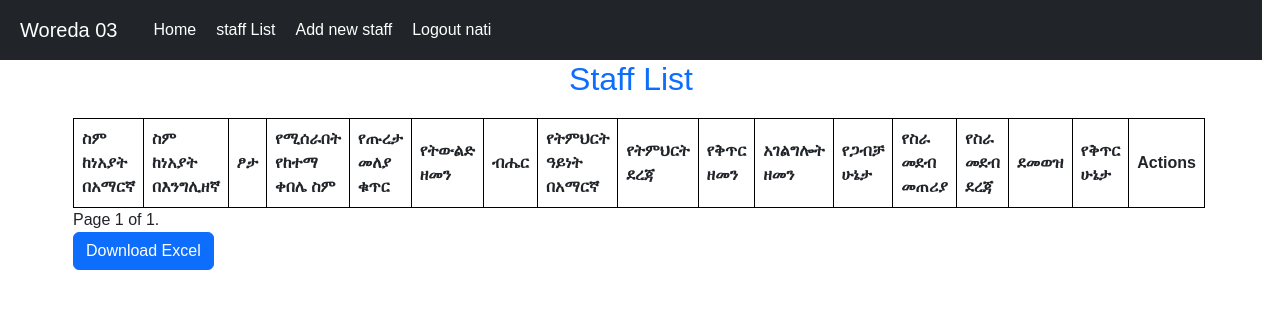
Before: /staff/list (signed in) with the older database file.
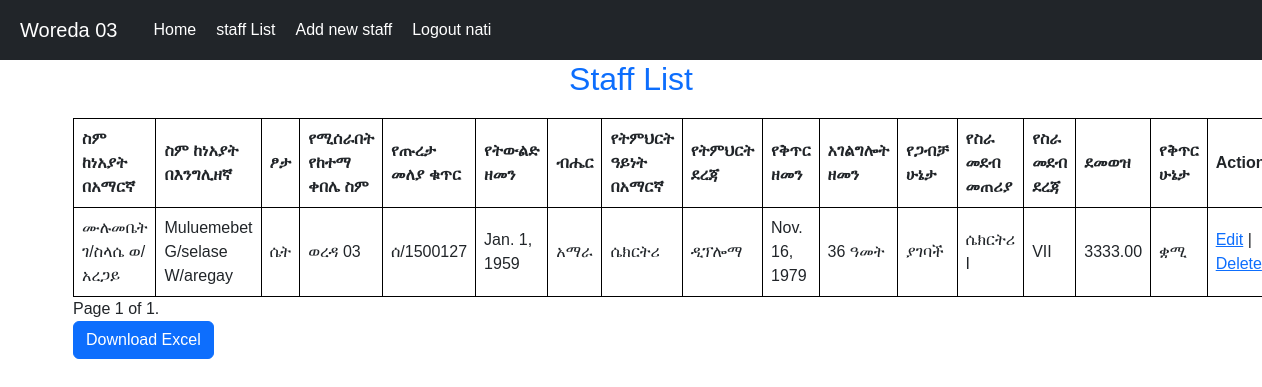
After: the same page with the newer database file.
### account/models.py (models this page shows, shortened)
class CustomUser(AbstractUser):
    class Role(models.TextChoices):
        ADMIN = 'ADMIN', _('Admin')
        MANAGER = 'MANAGER', _('Manager')
        VIEWER = 'VIEWER', _('Viewer')
    role = models.CharField(
        max_length=8,
        choices=Role.choices,
        default=Role.VIEWER,
    )

### HR/models.py (models this page shows, shortened)
class Staff(models.Model):
	class Hire_Type(models.TextChoices):
		Permanent = 'ቋሚ', ('ቋሚ')
		Contractual = 'ጊዜያዊ', ('ጊዜያዊ')
	class Gender(models.TextChoices):
		FEMALE = 'ሴት', ('ሴት')
		MALE = 'ወ', ('ወ')
	class Ethnicity(models.TextChoices):
		AMHARA = 'አማራ', ('አማራ')
		OROMO = 'ኦሮሞ', ('ኦሮሞ')
		GURAGE = 'ጉራጌ', ('ጉራጌ')
		SOMALI = 'ሱማሌ', ('ሱማሌ')
		HADIYA = 'ሀዲያ', ('ሀዲያ')
		DEBUB = 'ደቡብ', ('ደቡብ')
	class Marital_Status(models.TextChoices):
		Married_Women = 'ያገባች', ('ያገባች')
		Married_Men = 'ያገባ', ('ያገባ')
		Unmarried_Women = 'ያላገባች', ('ያላገባች')
		Unmarried_Men = 'ያላገባ', ('ያላገባ')
		Divorced = 'የፈታ/ች', ('የፈታ/ች')
	full_name_amh = models.CharField(max_length=40)
	full_name_eng = models.CharField(max_length=30)
	gender = models.CharField(max_length=4, choices=Gender.choices)
	place_of_work = models.CharField(max_length=15)
	pension_id_no = models.CharField(max_length=25, blank=True)
	date_of_birth = models.DateField()
	ethnicity = models.CharField(max_length=8, choices=Ethnicity.choices)
	edu_type = models.CharField(max_length=25, blank=True)
	edu_level = models.CharField(max_length=25, blank=True)
	hired_year = models.DateField()
	years_of_service = models.CharField(max_length=25)
	marital_status = models.CharField(max_length=25, choices=Marital_Status)
	position = models.CharField(max_length=55)
	position_grade = models.CharField(max_length=6)
	salary = models.DecimalField(max_digits=10, decimal_places=2)
	hire_type = models.CharField(max_length=6, choices=Hire_Type)

### HR/views.py (the view)
# urls.py: path('staff/list', views.staff_list, name='staff_list'),
@login_required
def staff_list(request):
    try:
        if 'download' in request.GET:
            queryset = Staff.objects.all()
            if queryset.exists():
                output = io.BytesIO()
                workbook = xlsxwriter.Workbook(output)
                worksheet = workbook.add_worksheet()
                headers = ['ስም ከነአያት በአማርኛ', 'ስም ከነአያት በእንግሊዘኛ', 'ፆታ']  # Replace with your model fields
                for col, header in enumerate(headers):
                    worksheet.write(0, col, header)
                for row, obj in enumerate(queryset, start=1):
                    worksheet.write(row, 0, obj.full_name_amh)
                    worksheet.write(row, 1, obj.full_name_eng)
                    worksheet.write(row, 2, obj.gender)
                workbook.close()
                response = HttpResponse(output.getvalue(), content_type='application/vnd.openxmlformats-officedocument.spreadsheetml.sheet')
                response['Content-Disposition'] = 'attachment; filename="staff_list_data.xlsx"'
                return response
            else:
                return render(request, 'failed.html')
        else:
            staffs = Staff.objects.all().order_by('full_name_eng')
            paginator = Paginator(staffs, 10)  # Show 10 staffs per page.
            page_number = request.GET.get('page')
            page_obj = paginator.get_page(page_number)
            return render(request, 'staff/staff_list.html', {'page_obj': page_obj})
    except Exception as e:
        return render(request, 'error_page.html', {'e': e})

### HR/templates/staff/staff_list.html (shortened to what this page needs)
{% extends 'base.html' %}
{% block content %}
<head>
</head>
<body>
    <center><h2 class="text-primary">Staff List</h2></center>
    <table>
        <tr>
            <th>ስም ከነአያት በአማርኛ</th>
            <th>ስም ከነአያት በእንግሊዘኛ</th>
            <th>ፆታ</th>
            <th>የሚሰራበት የከተማ ቀበሌ ስም</th>
            <th>የጡረታ መለያ ቁጥር</th>
            <th>የትውልድ ዘመን</th>
            <th>ብሔር</th>
            <th>የትምህርት ዓይነት በአማርኛ</th>
            <th>የትምህርት ደረጃ</th>
            <th>የቅጥር ዘመን</th>
            <th>አገልግሎት  ዘመን</th>
            <th>የጋብቻ ሁኔታ</th>
            <th>የስራ መደብ መጠሪያ</th>
            <th>የስራ መደብ ደረጃ</th>
            <th>ደመወዝ</th>
            <th>የቅጥር ሁኔታ</th>
            <th>Actions</th>
        </tr>
        {% for staff in page_obj %}
        <tr>
            <td>{{ staff.full_name_amh }}</td>
            <td>{{ staff.full_name_eng }}</td>
            <td>{{ staff.gender }}</td>
            <td>{{ staff.place_of_work }}</td>
            <td>{{ staff.pension_id_no }}</td>
            <td>{{ staff.date_of_birth }}</td>
            <td>{{ staff.ethnicity }}</td>
            <td>{{ staff.edu_type }}</td>
            <td>{{ staff.edu_level }}</td>
            <td>{{ staff.hired_year }}</td>
            <td>{{ staff.years_of_service }}</td>
            <td>{{ staff.marital_status }}</td>
            <td>{{ staff.position }}</td>
            <td>{{ staff.position_grade }}</td>
            <td>{{ staff.salary }}</td>
            <td>{{ staff.hire_type }}</td>
            <td>
                <a href="{% url 'edit_staff' staff.pk %}">Edit</a> |
                <a href="{% url 'delete_staff' staff.pk %}">Delete</a>
            </td>
        </tr>
        {% endfor %}
    </table>
    <div class="pagination">
        <span class="step-links">
            <span class="current">
                Page {{ page_obj.number }} of {{ page_obj.paginator.num_pages }}.
            </span>
        </span>
    </div>
    <form>
        <div>
    <button class="btn btn-primary" type="submit" name="download" value="true">Download Excel</button>
  </div>
    </form>
</body>
{% endblock %}

### HR/templates/base.html (shortened to what this page needs)
{% load static %}
<!DOCTYPE html>
<html lang="en">
<head>
    <link rel="stylesheet" href="{% static 'css/bootstrap.min.css' %}">
</head>
<body>
{% if user.is_authenticated %}
<nav class="navbar navbar-expand-lg navbar-dark bg-dark">
  <a class="navbar-brand" href="{% url 'home' %}">Woreda 03</a>
  <div class="collapse navbar-collapse" id="navbarNav">
    <ul class="navbar-nav ml-auto">
      <li class="nav-item active">
        <a href="{% url 'home' %}" style="color: white; text-decoration: none;">Home</a>
      </li>
      <li class="nav-item">
        <a href="{% url 'staff_list' %}" style="color: white; text-decoration: none;">staff List</a>      </li>
      <li class="nav-item">
<a href="{% url 'add_staff' %}" style="color: white; text-decoration: none;">Add new staff</a>      </li>
      <li class="nav-item">
<a style="color: white; text-decoration: none;" href="{% url 'logout' %}">Logout {{ user.username }}</a>      </li>
    </ul>
  </div>
</nav>
{% endif %}
<div class="container">
    {% block content %}{% endblock content %}
</div>
</body>
</html>

### HR/templates/base.html (style rules this page uses)
body, html { margin: 0; padding: 0; font-family: Arial, sans-serif; }
.navbar { background-color: black; color: white; position: fixed; width: 100%; top: 0; display: flex; align-items: center; justify-content: space-between; padding: 10px 20px; box-sizing: border-box; z-index: 1000; }
.nav-item { margin-left: 20px; cursor: pointer; }
.container { padding-top: 60px; }
table { style="width: 100%; border-collapse: collapse; margin-top: 20px;" }

### HR/templates/staff/staff_list.html (style rules this page uses)
table { width: 100%; border-collapse: collapse; }
th, td { border: 1px solid black; padding: 8px; text-align: left; }

Changed rows visible on the page:
added Staff: full_name_amh "ሙሉመቤት ገ/ስላሴ ወ/አረጋይ", full_name_eng "Muluemebet G/selase W/aregay", gender "ሴት", place_of_work "ወረዳ 03", pension_id_no "ሰ/1500127", date_of_birth "Jan. 1, 1959", ethnicity "አማራ", edu_type "ሴክርትሪ", edu_level "ዲፕሎማ", hired_year "Nov. 16, 1979", years_of_service "36 ዓመት", marital_status "ያገባች", position "ሴክርትሪ I", position_grade "VII", salary "3333.00", hire_type "ቋሚ"
